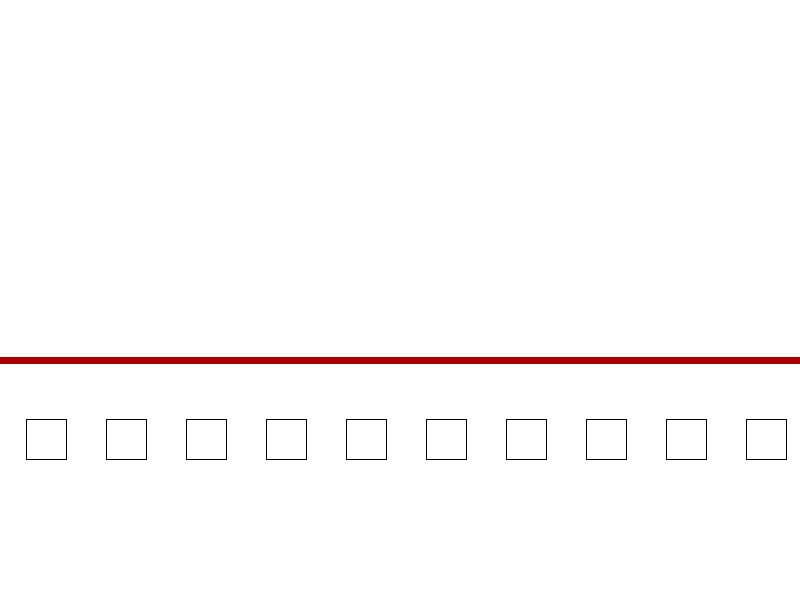
Frame 1 (no input)
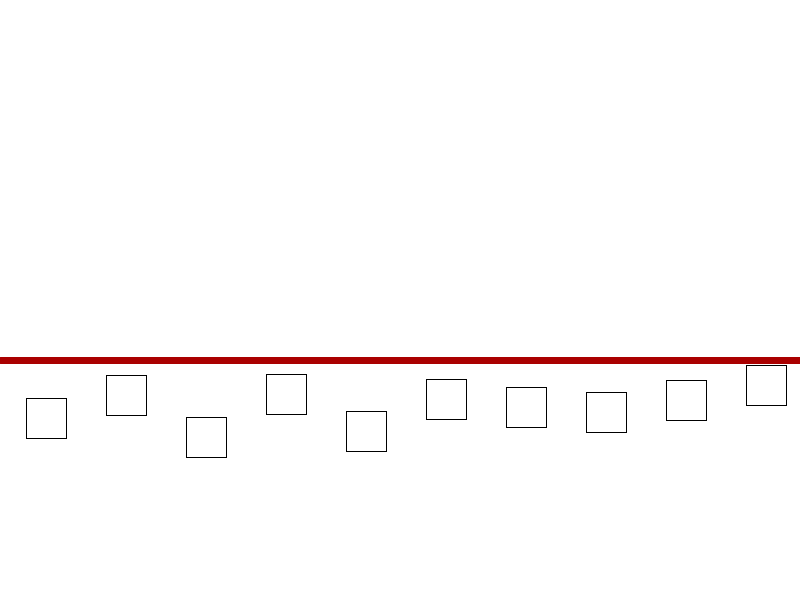
Frame 60 (the mouse pressed at the canvas centre just before this capture)
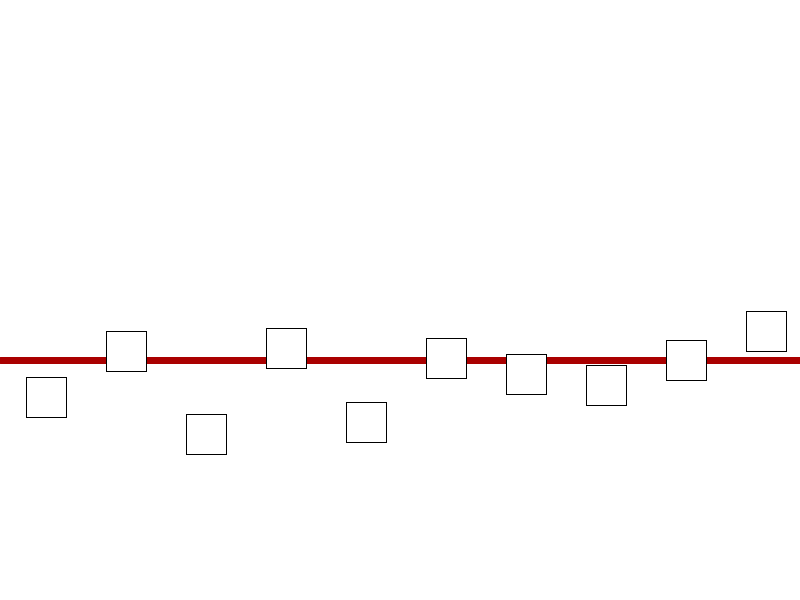
Frame 120 (the mouse held since frame 60 and released just before this capture)

The Processing sketch that drew these frames (run headless with seeded random() and noise(); from frame 60 on, the mouse is pressed at the canvas centre):

// Processing sketch: Robots_Array1D
// ── Robots_Array1D.pde
Movil [] robots;
int cant = 10;

void setup() {
  size(800, 600);
  float separacion = width/cant;
  robots = new Movil[cant];
  for (int i = 0; i<cant; i++) {
    float posicionX = (separacion * i) + (separacion/3);
    robots[i] = new Movil(posicionX, height*0.7);
  }
}

void draw() {
  background(#FFFFFF);
  strokeWeight(7);
  stroke(#AA0000);
  line(0, height*0.6, width, height*0.6);

  for (int i = 0; i<cant; i++) {
    robots[i].mover();
    strokeWeight(1);
    stroke(#000000);
    robots[i].mostrar();
  }
}

// ── clase.pde
class Movil {
  PVector pos, vel;

  Movil(float x, float y) {
    pos = new PVector(x, y);
    vel = new PVector(0, random(-1, 0));
  }

  void mover() {
    pos.add(vel);
    contener();
  }

  void mostrar() {
    rect(pos.x, pos.y, width/20, height/15);
  }

  void contener() {
    if (pos.x < 0 || pos.x > width) {
      pos.sub(vel);
      vel.x = vel.x * (-1);
    }
    if (pos.y < 0 || pos.y > height) {
      pos.sub(vel);
      vel.y = 0;
    }
  }
}
